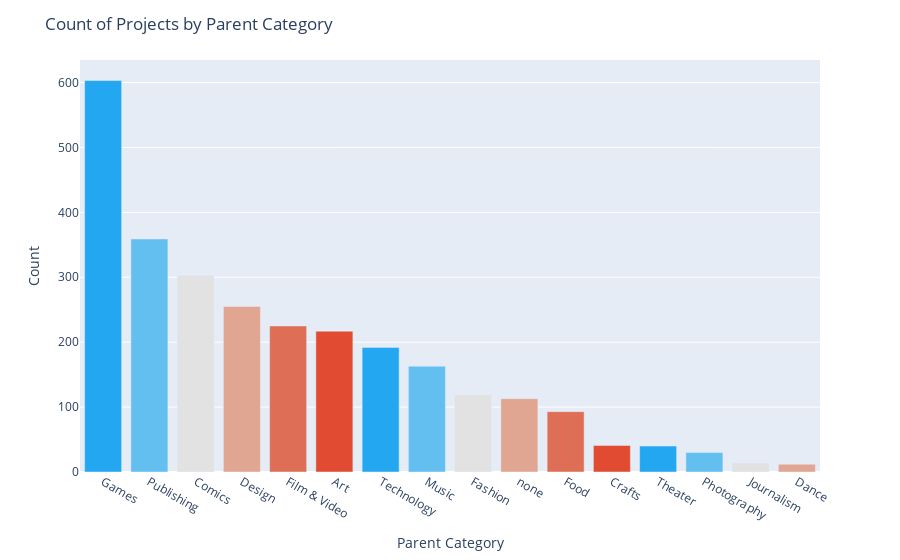
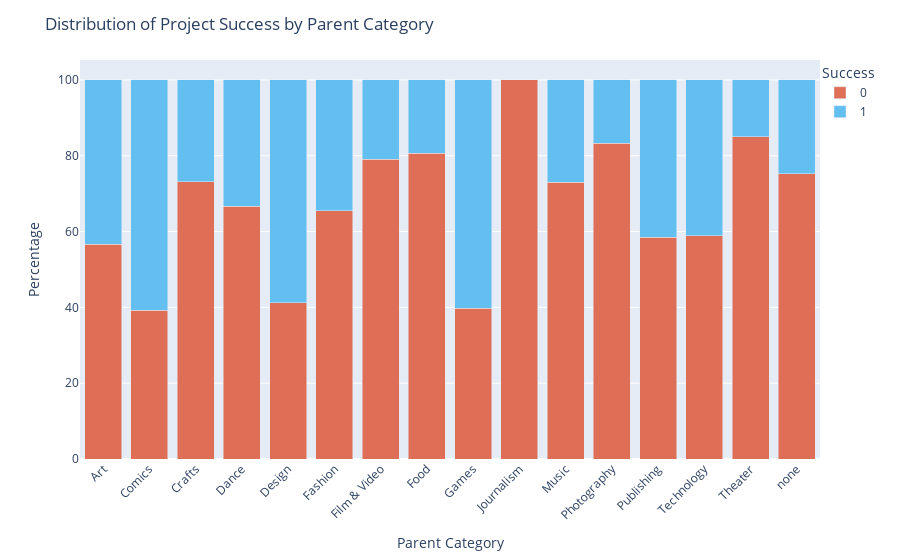
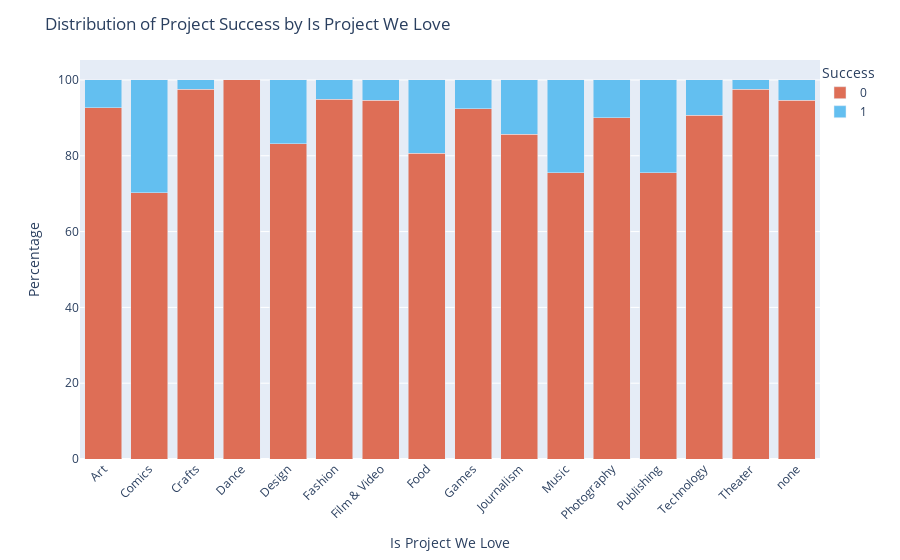
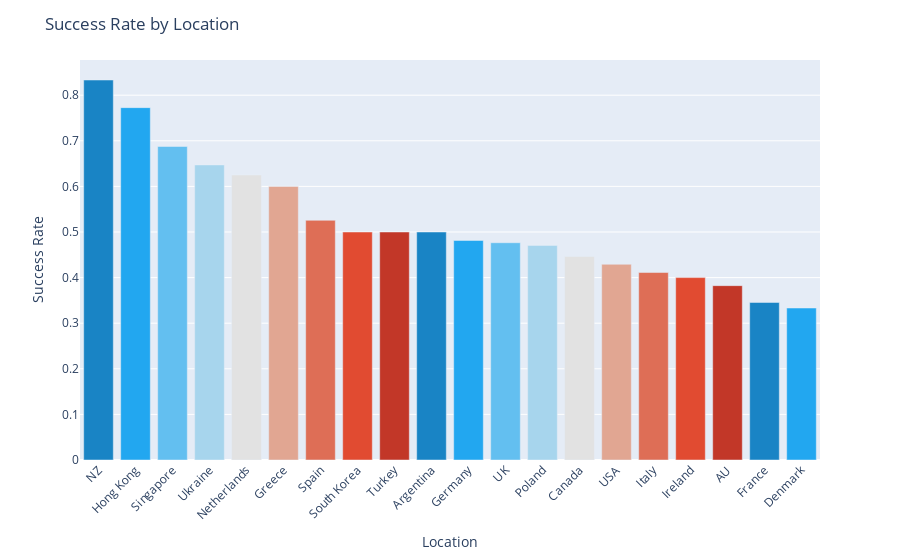

Write notebook code for charts like these, in order.
### Code cell
df = load_csv_to_dataframe()

# Calculate the IQR for 'Goal Amount' column
goal_amount_iqr = np.percentile(df['Goal Amount'], 75) - np.percentile(df['Goal Amount'], 25)
# Define the upper and lower bounds for outliers
lower_bound = np.percentile(df['Goal Amount'], 25) - 1.5 * goal_amount_iqr
upper_bound = np.percentile(df['Goal Amount'], 75) + 1.5 * goal_amount_iqr
# Filter the dataset to include only the rows within the IQR bounds
df = df[(df['Goal Amount'] >= lower_bound) & (df['Goal Amount'] <= upper_bound)]

goal_amount_iqr = np.percentile(df['Duration'], 75) - np.percentile(df['Duration'], 25)
# Define the upper and lower bounds for outliers
lower_bound = np.percentile(df['Duration'], 25) - 1.5 * goal_amount_iqr
upper_bound = np.percentile(df['Duration'], 75) + 1.5 * goal_amount_iqr
# Filter the dataset to include only the rows within the IQR bounds
df = df[(df['Duration'] >= lower_bound) & (df['Duration'] <= upper_bound)]

clean_location_col(df)
classify_success_col(df)
boolean_to_numbers(df)
print_graphs()

### Figure 1 — Plotly figure (JSON) as saved in the notebook; plotly's stock layout.template omitted (floating-point values rounded to 4 significant figures)
{"data": [{"alignmentgroup": "True", "hovertemplate": "Parent Category=%{x}<br>Count=%{y}<extra></extra>", "legendgroup": "Games", "marker": {"color": "#22a7f0", "pattern": {"shape": ""}}, "name": "Games", "offsetgroup": "Games", "orientation": "v", "showlegend": true, "textposition": "auto", "type": "bar", "x": ["Games"], "xaxis": "x", "y": [603], "yaxis": "y"}, {"alignmentgroup": "True", "hovertemplate": "Parent Category=%{x}<br>Count=%{y}<extra></extra>", "legendgroup": "Publishing", "marker": {"color": "#63bff0", "pattern": {"shape": ""}}, "name": "Publishing", "offsetgroup": "Publishing", "orientation": "v", "showlegend": true, "textposition": "auto", "type": "bar", "x": ["Publishing"], "xaxis": "x", "y": [359], "yaxis": "y"}, {"alignmentgroup": "True", "hovertemplate": "Parent Category=%{x}<br>Count=%{y}<extra></extra>", "legendgroup": "Comics", "marker": {"color": "#e2e2e2", "pattern": {"shape": ""}}, "name": "Comics", "offsetgroup": "Comics", "orientation": "v", "showlegend": true, "textposition": "auto", "type": "bar", "x": ["Comics"], "xaxis": "x", "y": [303], "yaxis": "y"}, {"alignmentgroup": "True", "hovertemplate": "Parent Category=%{x}<br>Count=%{y}<extra></extra>", "legendgroup": "Design", "marker": {"color": "#e1a692", "pattern": {"shape": ""}}, "name": "Design", "offsetgroup": "Design", "orientation": "v", "showlegend": true, "textposition": "auto", "type": "bar", "x": ["Design"], "xaxis": "x", "y": [255], "yaxis": "y"}, {"alignmentgroup": "True", "hovertemplate": "Parent Category=%{x}<br>Count=%{y}<extra></extra>", "legendgroup": "Film & Video", "marker": {"color": "#de6e56", "pattern": {"shape": ""}}, "name": "Film & Video", "offsetgroup": "Film & Video", "orientation": "v", "showlegend": true, "textposition": "auto", "type": "bar", "x": ["Film & Video"], "xaxis": "x", "y": [225], "yaxis": "y"}, {"alignmentgroup": "True", "hovertemplate": "Parent Category=%{x}<br>Count=%{y}<extra></extra>", "legendgroup": "Art", "marker": {"color": "#e14b31", "pattern": {"shape": ""}}, "name": "Art", "offsetgroup": "Art", "orientation": "v", "showlegend": true, "textposition": "auto", "type": "bar", "x": ["Art"], "xaxis": "x", "y": [217], "yaxis": "y"}, {"alignmentgroup": "True", "hovertemplate": "Parent Category=%{x}<br>Count=%{y}<extra></extra>", "legendgroup": "Technology", "marker": {"color": "#22a7f0", "pattern": {"shape": ""}}, "name": "Technology", "offsetgroup": "Technology", "orientation": "v", "showlegend": true, "textposition": "auto", "type": "bar", "x": ["Technology"], "xaxis": "x", "y": [192], "yaxis": "y"}, {"alignmentgroup": "True", "hovertemplate": "Parent Category=%{x}<br>Count=%{y}<extra></extra>", "legendgroup": "Music", "marker": {"color": "#63bff0", "pattern": {"shape": ""}}, "name": "Music", "offsetgroup": "Music", "orientation": "v", "showlegend": true, "textposition": "auto", "type": "bar", "x": ["Music"], "xaxis": "x", "y": [163], "yaxis": "y"}, {"alignmentgroup": "True", "hovertemplate": "Parent Category=%{x}<br>Count=%{y}<extra></extra>", "legendgroup": "Fashion", "marker": {"color": "#e2e2e2", "pattern": {"shape": ""}}, "name": "Fashion", "offsetgroup": "Fashion", "orientation": "v", "showlegend": true, "textposition": "auto", "type": "bar", "x": ["Fashion"], "xaxis": "x", "y": [119], "yaxis": "y"}, {"alignmentgroup": "True", "hovertemplate": "Parent Category=%{x}<br>Count=%{y}<extra></extra>", "legendgroup": "none", "marker": {"color": "#e1a692", "pattern": {"shape": ""}}, "name": "none", "offsetgroup": "none", "orientation": "v", "showlegend": true, "textposition": "auto", "type": "bar", "x": ["none"], "xaxis": "x", "y": [113], "yaxis": "y"}, {"alignmentgroup": "True", "hovertemplate": "Parent Category=%{x}<br>Count=%{y}<extra></extra>", "legendgroup": "Food", "marker": {"color": "#de6e56", "pattern": {"shape": ""}}, "name": "Food", "offsetgroup": "Food", "orientation": "v", "showlegend": true, "textposition": "auto", "type": "bar", "x": ["Food"], "xaxis": "x", "y": [93], "yaxis": "y"}, {"alignmentgroup": "True", "hovertemplate": "Parent Category=%{x}<br>Count=%{y}<extra></extra>", "legendgroup": "Crafts", "marker": {"color": "#e14b31", "pattern": {"shape": ""}}, "name": "Crafts", "offsetgroup": "Crafts", "orientation": "v", "showlegend": true, "textposition": "auto", "type": "bar", "x": ["Crafts"], "xaxis": "x", "y": [41], "yaxis": "y"}, {"alignmentgroup": "True", "hovertemplate": "Parent Category=%{x}<br>Count=%{y}<extra></extra>", "legendgroup": "Theater", "marker": {"color": "#22a7f0", "pattern": {"shape": ""}}, "name": "Theater", "offsetgroup": "Theater", "orientation": "v", "showlegend": true, "textposition": "auto", "type": "bar", "x": ["Theater"], "xaxis": "x", "y": [40], "yaxis": "y"}, {"alignmentgroup": "True", "hovertemplate": "Parent Category=%{x}<br>Count=%{y}<extra></extra>", "legendgroup": "Photography", "marker": {"color": "#63bff0", "pattern": {"shape": ""}}, "name": "Photography", "offsetgroup": "Photography", "orientation": "v", "showlegend": true, "textposition": "auto", "type": "bar", "x": ["Photography"], "xaxis": "x", "y": [30], "yaxis": "y"}, {"alignmentgroup": "True", "hovertemplate": "Parent Category=%{x}<br>Count=%{y}<extra></extra>", "legendgroup": "Journalism", "marker": {"color": "#e2e2e2", "pattern": {"shape": ""}}, "name": "Journalism", "offsetgroup": "Journalism", "orientation": "v", "showlegend": true, "textposition": "auto", "type": "bar", "x": ["Journalism"], "xaxis": "x", "y": [14], "yaxis": "y"}, {"alignmentgroup": "True", "hovertemplate": "Parent Category=%{x}<br>Count=%{y}<extra></extra>", "legendgroup": "Dance", "marker": {"color": "#e1a692", "pattern": {"shape": ""}}, "name": "Dance", "offsetgroup": "Dance", "orientation": "v", "showlegend": true, "textposition": "auto", "type": "bar", "x": ["Dance"], "xaxis": "x", "y": [12], "yaxis": "y"}], "layout": {"barmode": "relative", "legend": {"title": {"text": "Parent Category"}, "tracegroupgap": 0}, "margin": {"t": 60}, "showlegend": false, "title": {"text": "Count of Projects by Parent Category"}, "xaxis": {"anchor": "y", "categoryarray": ["Games", "Publishing", "Comics", "Design", "Film & Video", "Art", "Technology", "Music", "Fashion", "none", "Food", "Crafts", "Theater", "Photography", "Journalism", "Dance"], "categoryorder": "array", "domain": [0, 1], "title": {"text": "Parent Category"}}, "yaxis": {"anchor": "x", "domain": [0, 1], "title": {"text": "Count"}}}}

### Figure 2 — Plotly figure (JSON) as saved in the notebook; plotly's stock layout.template omitted (floating-point values rounded to 4 significant figures)
{"data": [{"alignmentgroup": "True", "hovertemplate": "Success=0<br>Parent Category=%{x}<br>value=%{y}<extra></extra>", "legendgroup": "0", "marker": {"color": "#de6e56", "pattern": {"shape": ""}}, "name": "0", "offsetgroup": "0", "orientation": "v", "showlegend": true, "textposition": "auto", "type": "bar", "x": ["Art", "Comics", "Crafts", "Dance", "Design", "Fashion", "Film & Video", "Food", "Games", "Journalism", "Music", "Photography", "Publishing", "Technology", "Theater", "none"], "xaxis": "x", "y": [56.68, 39.27, 73.17, 66.67, 41.18, 65.55, 79.11, 80.65, 39.8, 100, 73.01, 83.33, 58.5, 58.85, 85, 75.22], "yaxis": "y"}, {"alignmentgroup": "True", "hovertemplate": "Success=1<br>Parent Category=%{x}<br>value=%{y}<extra></extra>", "legendgroup": "1", "marker": {"color": "#63bff0", "pattern": {"shape": ""}}, "name": "1", "offsetgroup": "1", "orientation": "v", "showlegend": true, "textposition": "auto", "type": "bar", "x": ["Art", "Comics", "Crafts", "Dance", "Design", "Fashion", "Film & Video", "Food", "Games", "Journalism", "Music", "Photography", "Publishing", "Technology", "Theater", "none"], "xaxis": "x", "y": [43.32, 60.73, 26.83, 33.33, 58.82, 34.45, 20.89, 19.35, 60.2, null, 26.99, 16.67, 41.5, 41.15, 15, 24.78], "yaxis": "y"}], "layout": {"barmode": "stack", "legend": {"title": {"text": "Success"}, "tracegroupgap": 0, "x": 1, "y": 1}, "margin": {"t": 60}, "showlegend": true, "title": {"text": "Distribution of Project Success by Parent Category"}, "xaxis": {"anchor": "y", "domain": [0, 1], "tickangle": -45, "title": {"text": "Parent Category"}}, "yaxis": {"anchor": "x", "domain": [0, 1], "title": {"text": "Percentage"}}}}

### Figure 3 — Plotly figure (JSON) as saved in the notebook; plotly's stock layout.template omitted (floating-point values rounded to 4 significant figures)
{"data": [{"alignmentgroup": "True", "hovertemplate": "Is Project We Love=0<br>Parent Category=%{x}<br>value=%{y}<extra></extra>", "legendgroup": "0", "marker": {"color": "#de6e56", "pattern": {"shape": ""}}, "name": "0", "offsetgroup": "0", "orientation": "v", "showlegend": true, "textposition": "auto", "type": "bar", "x": ["Art", "Comics", "Crafts", "Dance", "Design", "Fashion", "Film & Video", "Food", "Games", "Journalism", "Music", "Photography", "Publishing", "Technology", "Theater", "none"], "xaxis": "x", "y": [92.63, 70.3, 97.56, 100, 83.14, 94.96, 94.67, 80.65, 92.37, 85.71, 75.46, 90, 75.49, 90.62, 97.5, 94.69], "yaxis": "y"}, {"alignmentgroup": "True", "hovertemplate": "Is Project We Love=1<br>Parent Category=%{x}<br>value=%{y}<extra></extra>", "legendgroup": "1", "marker": {"color": "#63bff0", "pattern": {"shape": ""}}, "name": "1", "offsetgroup": "1", "orientation": "v", "showlegend": true, "textposition": "auto", "type": "bar", "x": ["Art", "Comics", "Crafts", "Dance", "Design", "Fashion", "Film & Video", "Food", "Games", "Journalism", "Music", "Photography", "Publishing", "Technology", "Theater", "none"], "xaxis": "x", "y": [7.373, 29.7, 2.439, null, 16.86, 5.042, 5.333, 19.35, 7.629, 14.29, 24.54, 10, 24.51, 9.375, 2.5, 5.31], "yaxis": "y"}], "layout": {"barmode": "stack", "legend": {"title": {"text": "Success"}, "tracegroupgap": 0, "x": 1, "y": 1}, "margin": {"t": 60}, "showlegend": true, "title": {"text": "Distribution of Project Success by Is Project We Love"}, "xaxis": {"anchor": "y", "domain": [0, 1], "tickangle": -45, "title": {"text": "Is Project We Love"}}, "yaxis": {"anchor": "x", "domain": [0, 1], "title": {"text": "Percentage"}}}}

### Figure 4 — Plotly figure (JSON) as saved in the notebook; plotly's stock layout.template omitted (floating-point values rounded to 4 significant figures)
{"data": [{"alignmentgroup": "True", "hovertemplate": "Location=%{x}<br>y=%{y}<extra></extra>", "legendgroup": "NZ", "marker": {"color": "#1984c5", "pattern": {"shape": ""}}, "name": "NZ", "offsetgroup": "NZ", "orientation": "v", "showlegend": true, "textposition": "auto", "type": "bar", "x": ["NZ"], "xaxis": "x", "y": [0.8333], "yaxis": "y"}, {"alignmentgroup": "True", "hovertemplate": "Location=%{x}<br>y=%{y}<extra></extra>", "legendgroup": "Hong Kong", "marker": {"color": "#22a7f0", "pattern": {"shape": ""}}, "name": "Hong Kong", "offsetgroup": "Hong Kong", "orientation": "v", "showlegend": true, "textposition": "auto", "type": "bar", "x": ["Hong Kong"], "xaxis": "x", "y": [0.7727], "yaxis": "y"}, {"alignmentgroup": "True", "hovertemplate": "Location=%{x}<br>y=%{y}<extra></extra>", "legendgroup": "Singapore", "marker": {"color": "#63bff0", "pattern": {"shape": ""}}, "name": "Singapore", "offsetgroup": "Singapore", "orientation": "v", "showlegend": true, "textposition": "auto", "type": "bar", "x": ["Singapore"], "xaxis": "x", "y": [0.6875], "yaxis": "y"}, {"alignmentgroup": "True", "hovertemplate": "Location=%{x}<br>y=%{y}<extra></extra>", "legendgroup": "Ukraine", "marker": {"color": "#a7d5ed", "pattern": {"shape": ""}}, "name": "Ukraine", "offsetgroup": "Ukraine", "orientation": "v", "showlegend": true, "textposition": "auto", "type": "bar", "x": ["Ukraine"], "xaxis": "x", "y": [0.6471], "yaxis": "y"}, {"alignmentgroup": "True", "hovertemplate": "Location=%{x}<br>y=%{y}<extra></extra>", "legendgroup": "Netherlands", "marker": {"color": "#e2e2e2", "pattern": {"shape": ""}}, "name": "Netherlands", "offsetgroup": "Netherlands", "orientation": "v", "showlegend": true, "textposition": "auto", "type": "bar", "x": ["Netherlands"], "xaxis": "x", "y": [0.625], "yaxis": "y"}, {"alignmentgroup": "True", "hovertemplate": "Location=%{x}<br>y=%{y}<extra></extra>", "legendgroup": "Greece", "marker": {"color": "#e1a692", "pattern": {"shape": ""}}, "name": "Greece", "offsetgroup": "Greece", "orientation": "v", "showlegend": true, "textposition": "auto", "type": "bar", "x": ["Greece"], "xaxis": "x", "y": [0.6], "yaxis": "y"}, {"alignmentgroup": "True", "hovertemplate": "Location=%{x}<br>y=%{y}<extra></extra>", "legendgroup": "Spain", "marker": {"color": "#de6e56", "pattern": {"shape": ""}}, "name": "Spain", "offsetgroup": "Spain", "orientation": "v", "showlegend": true, "textposition": "auto", "type": "bar", "x": ["Spain"], "xaxis": "x", "y": [0.5256], "yaxis": "y"}, {"alignmentgroup": "True", "hovertemplate": "Location=%{x}<br>y=%{y}<extra></extra>", "legendgroup": "South Korea", "marker": {"color": "#e14b31", "pattern": {"shape": ""}}, "name": "South Korea", "offsetgroup": "South Korea", "orientation": "v", "showlegend": true, "textposition": "auto", "type": "bar", "x": ["South Korea"], "xaxis": "x", "y": [0.5], "yaxis": "y"}, {"alignmentgroup": "True", "hovertemplate": "Location=%{x}<br>y=%{y}<extra></extra>", "legendgroup": "Turkey", "marker": {"color": "#c23728", "pattern": {"shape": ""}}, "name": "Turkey", "offsetgroup": "Turkey", "orientation": "v", "showlegend": true, "textposition": "auto", "type": "bar", "x": ["Turkey"], "xaxis": "x", "y": [0.5], "yaxis": "y"}, {"alignmentgroup": "True", "hovertemplate": "Location=%{x}<br>y=%{y}<extra></extra>", "legendgroup": "Argentina", "marker": {"color": "#1984c5", "pattern": {"shape": ""}}, "name": "Argentina", "offsetgroup": "Argentina", "orientation": "v", "showlegend": true, "textposition": "auto", "type": "bar", "x": ["Argentina"], "xaxis": "x", "y": [0.5], "yaxis": "y"}, {"alignmentgroup": "True", "hovertemplate": "Location=%{x}<br>y=%{y}<extra></extra>", "legendgroup": "Germany", "marker": {"color": "#22a7f0", "pattern": {"shape": ""}}, "name": "Germany", "offsetgroup": "Germany", "orientation": "v", "showlegend": true, "textposition": "auto", "type": "bar", "x": ["Germany"], "xaxis": "x", "y": [0.4815], "yaxis": "y"}, {"alignmentgroup": "True", "hovertemplate": "Location=%{x}<br>y=%{y}<extra></extra>", "legendgroup": "UK", "marker": {"color": "#63bff0", "pattern": {"shape": ""}}, "name": "UK", "offsetgroup": "UK", "orientation": "v", "showlegend": true, "textposition": "auto", "type": "bar", "x": ["UK"], "xaxis": "x", "y": [0.4765], "yaxis": "y"}, {"alignmentgroup": "True", "hovertemplate": "Location=%{x}<br>y=%{y}<extra></extra>", "legendgroup": "Poland", "marker": {"color": "#a7d5ed", "pattern": {"shape": ""}}, "name": "Poland", "offsetgroup": "Poland", "orientation": "v", "showlegend": true, "textposition": "auto", "type": "bar", "x": ["Poland"], "xaxis": "x", "y": [0.4706], "yaxis": "y"}, {"alignmentgroup": "True", "hovertemplate": "Location=%{x}<br>y=%{y}<extra></extra>", "legendgroup": "Canada", "marker": {"color": "#e2e2e2", "pattern": {"shape": ""}}, "name": "Canada", "offsetgroup": "Canada", "orientation": "v", "showlegend": true, "textposition": "auto", "type": "bar", "x": ["Canada"], "xaxis": "x", "y": [0.4462], "yaxis": "y"}, {"alignmentgroup": "True", "hovertemplate": "Location=%{x}<br>y=%{y}<extra></extra>", "legendgroup": "USA", "marker": {"color": "#e1a692", "pattern": {"shape": ""}}, "name": "USA", "offsetgroup": "USA", "orientation": "v", "showlegend": true, "textposition": "auto", "type": "bar", "x": ["USA"], "xaxis": "x", "y": [0.4292], "yaxis": "y"}, {"alignmentgroup": "True", "hovertemplate": "Location=%{x}<br>y=%{y}<extra></extra>", "legendgroup": "Italy", "marker": {"color": "#de6e56", "pattern": {"shape": ""}}, "name": "Italy", "offsetgroup": "Italy", "orientation": "v", "showlegend": true, "textposition": "auto", "type": "bar", "x": ["Italy"], "xaxis": "x", "y": [0.4111], "yaxis": "y"}, {"alignmentgroup": "True", "hovertemplate": "Location=%{x}<br>y=%{y}<extra></extra>", "legendgroup": "Ireland", "marker": {"color": "#e14b31", "pattern": {"shape": ""}}, "name": "Ireland", "offsetgroup": "Ireland", "orientation": "v", "showlegend": true, "textposition": "auto", "type": "bar", "x": ["Ireland"], "xaxis": "x", "y": [0.4], "yaxis": "y"}, {"alignmentgroup": "True", "hovertemplate": "Location=%{x}<br>y=%{y}<extra></extra>", "legendgroup": "AU", "marker": {"color": "#c23728", "pattern": {"shape": ""}}, "name": "AU", "offsetgroup": "AU", "orientation": "v", "showlegend": true, "textposition": "auto", "type": "bar", "x": ["AU"], "xaxis": "x", "y": [0.3824], "yaxis": "y"}, {"alignmentgroup": "True", "hovertemplate": "Location=%{x}<br>y=%{y}<extra></extra>", "legendgroup": "France", "marker": {"color": "#1984c5", "pattern": {"shape": ""}}, "name": "France", "offsetgroup": "France", "orientation": "v", "showlegend": true, "textposition": "auto", "type": "bar", "x": ["France"], "xaxis": "x", "y": [0.3455], "yaxis": "y"}, {"alignmentgroup": "True", "hovertemplate": "Location=%{x}<br>y=%{y}<extra></extra>", "legendgroup": "Denmark", "marker": {"color": "#22a7f0", "pattern": {"shape": ""}}, "name": "Denmark", "offsetgroup": "Denmark", "orientation": "v", "showlegend": true, "textposition": "auto", "type": "bar", "x": ["Denmark"], "xaxis": "x", "y": [0.3333], "yaxis": "y"}], "layout": {"barmode": "relative", "legend": {"title": {"text": "Location"}, "tracegroupgap": 0}, "margin": {"t": 60}, "showlegend": false, "title": {"text": "Success Rate by Location"}, "xaxis": {"anchor": "y", "categoryarray": ["NZ", "Hong Kong", "Singapore", "Ukraine", "Netherlands", "Greece", "Spain", "South Korea", "Turkey", "Argentina", "Germany", "UK", "Poland", "Canada", "USA", "Italy", "Ireland", "AU", "France", "Denmark"], "categoryorder": "array", "domain": [0, 1], "tickangle": -45, "title": {"text": "Location"}}, "yaxis": {"anchor": "x", "domain": [0, 1], "title": {"text": "Success Rate"}}}}
